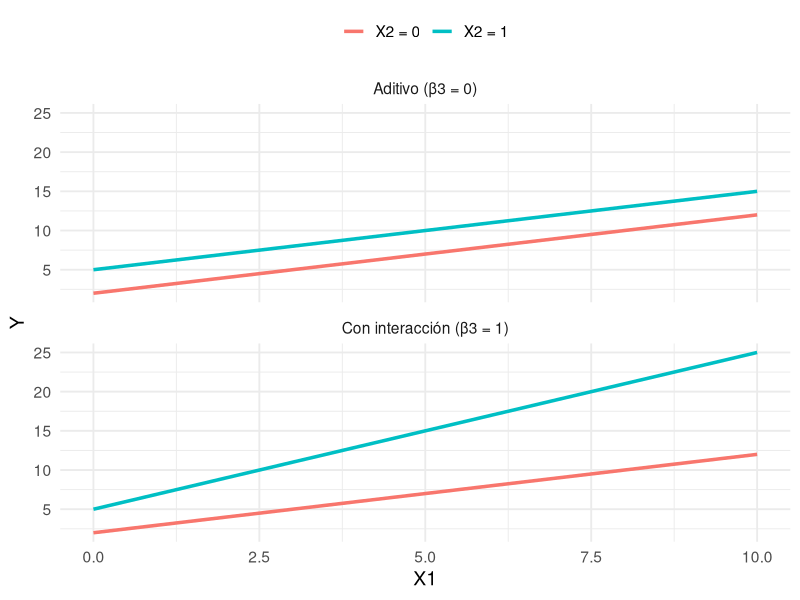
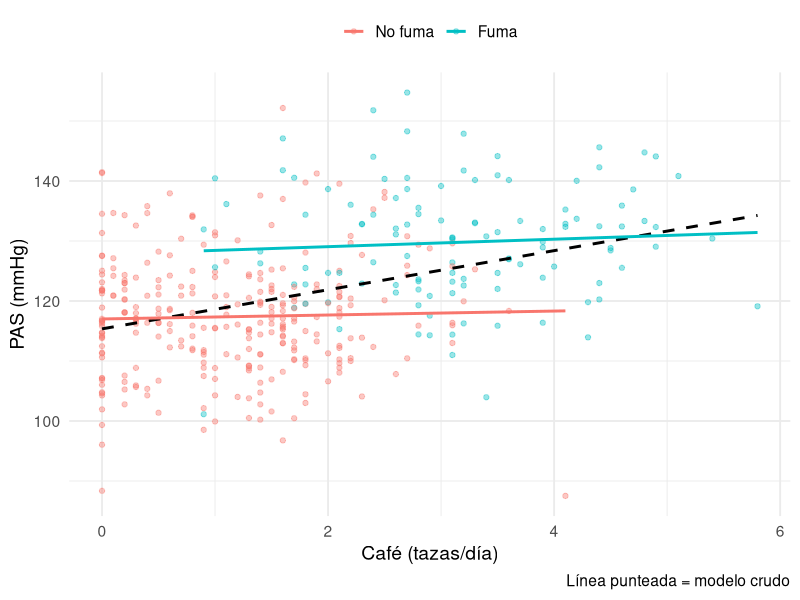
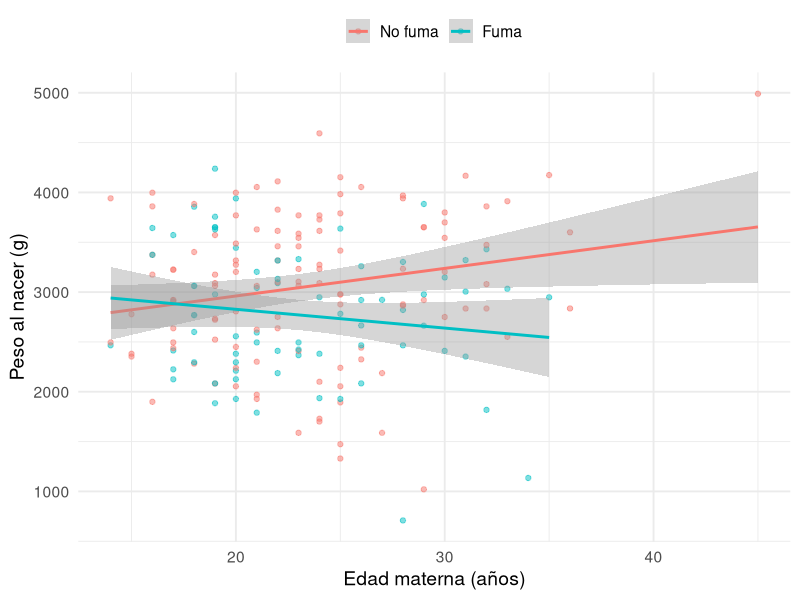
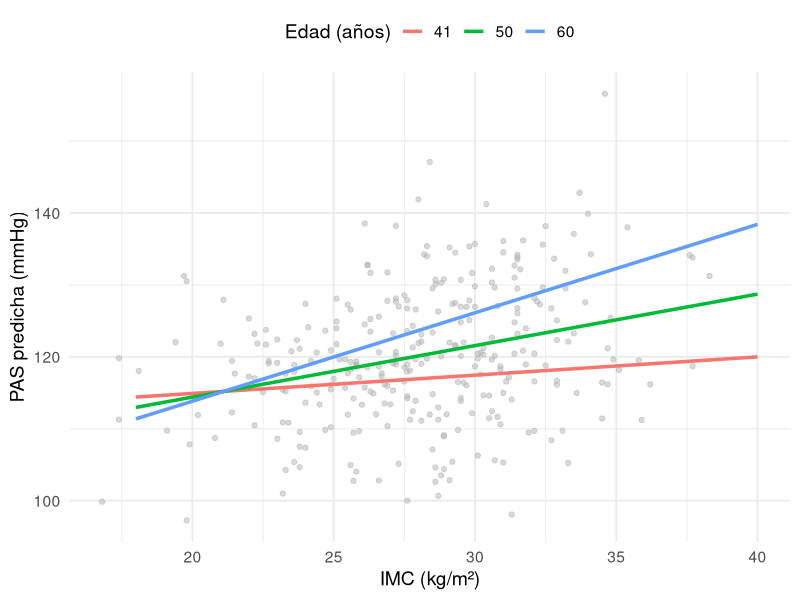
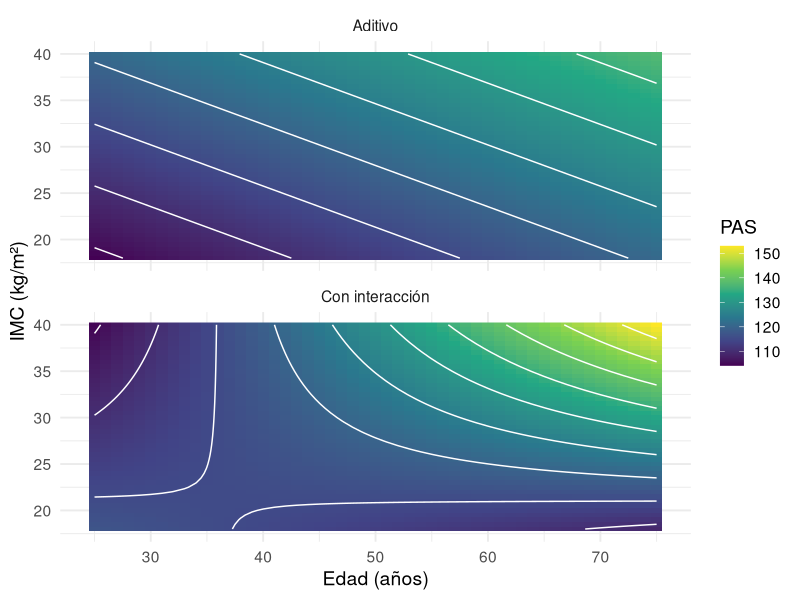
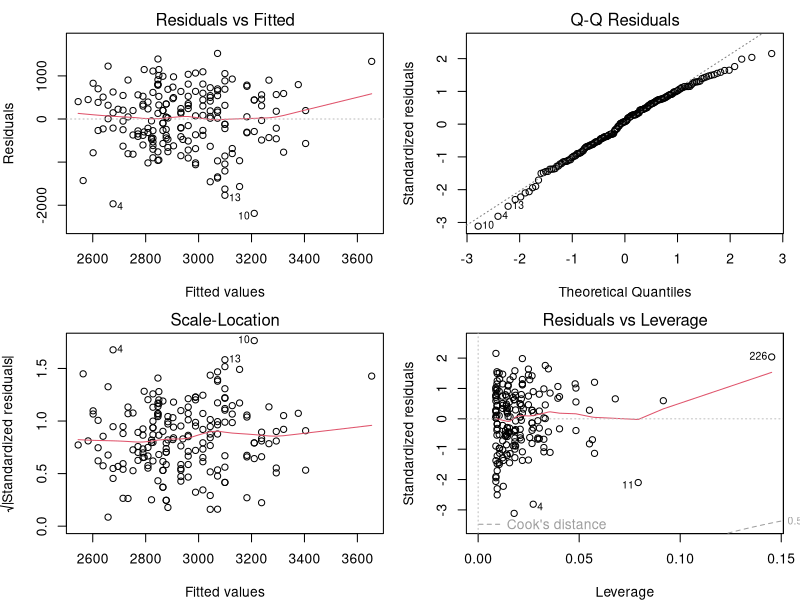

Recreate these plots in R, in order.
## ---- chunk 1
#| label: setup
#| include: false
library(ggplot2)
theme_set(theme_minimal(base_size = 14))
data(birthwt, package = "MASS")
data(Pima.tr,  package = "MASS")
birthwt$smoke_f <- factor(birthwt$smoke, labels = c("No fuma", "Fuma"))
## ---- chunk 2
#| output-location: column
#| fig-width: 5
#| fig-height: 5
g <- expand.grid(X1 = 0:10,
                 X2 = factor(c("X2 = 0", "X2 = 1")))
x2 <- as.numeric(g$X2) - 1
g$Aditivo     <- 2 + 1*g$X1 + 3*x2
g$Interaccion <- 2 + 1*g$X1 + 3*x2 + 1*g$X1*x2

g_largo <- rbind(
  data.frame(g[1:2], Y = g$Aditivo,     modelo = "Aditivo (β3 = 0)"),
  data.frame(g[1:2], Y = g$Interaccion, modelo = "Con interacción (β3 = 1)"))

ggplot(g_largo, aes(X1, Y, colour = X2)) +
  geom_line(linewidth = 1.2) +
  facet_wrap(~ modelo, ncol = 1) +
  labs(colour = NULL) +
  theme(legend.position = "top")
## ---- chunk 3
set.seed(2026)
n    <- 400
fuma <- rbinom(n, 1, 0.3)
cafe <- pmax(0, round(1 + 2 * fuma + rnorm(n, 0, 1), 1))   # tazas/día
pas  <- 118 + 0 * cafe + 12 * fuma + rnorm(n, 0, 10)        # café: efecto real = 0
d_conf <- data.frame(pas, cafe, fuma = factor(fuma, labels = c("No fuma", "Fuma")))

crudo    <- lm(pas ~ cafe, data = d_conf)
ajustado <- lm(pas ~ cafe + fuma, data = d_conf)
interac  <- lm(pas ~ cafe * fuma, data = d_conf)

c(crudo = coef(crudo)["cafe"], ajustado = coef(ajustado)["cafe"])
summary(interac)$coefficients["cafe:fumaFuma", ]
## ---- chunk 4
#| output-location: column
#| fig-width: 5
#| fig-height: 5
ggplot(d_conf, aes(cafe, pas)) +
  geom_point(aes(colour = fuma), alpha = 0.4) +
  geom_smooth(method = "lm", se = FALSE,
              colour = "black", linetype = 2) +
  geom_smooth(aes(colour = fuma),
              method = "lm", se = FALSE) +
  labs(x = "Café (tazas/día)", y = "PAS (mmHg)",
       colour = NULL,
       caption = "Línea punteada = modelo crudo") +
  theme(legend.position = "top")
## ---- chunk 5
set.seed(1)
N <- 1e5
X <- rnorm(N, mean = 1, sd = 1)
Z <- rnorm(N, mean = 2, sd = 1)

b3_verdad <- c(-1, -0.5, 0, 0.5, 1)
tabla <- t(sapply(b3_verdad, function(b3) {
  Y <- 1*X + 1*Z + b3*X*Z + rnorm(N)
  coef(lm(Y ~ X + Z))          # modelo mal especificado
}))
data.frame(beta3 = b3_verdad, round(tabla, 2))
## ---- chunk 6
m_sin <- lm(bwt ~ age + smoke_f, data = birthwt)
m_con <- lm(bwt ~ age * smoke_f, data = birthwt)
round(summary(m_con)$coefficients, 3)
anova(m_sin, m_con)        # prueba F parcial (aquí equivale a la t de β3)
## ---- chunk 7
m_ref_fuma <- lm(bwt ~ age * relevel(smoke_f, ref = "Fuma"), data = birthwt)

rbind(
  "No fuma" = c(coef(m_con)["age"],      confint(m_con)["age", ]),
  "Fuma"    = c(coef(m_ref_fuma)["age"], confint(m_ref_fuma)["age", ])
) |> round(1)
## ---- chunk 8
birthwt$age_c <- birthwt$age - mean(birthwt$age)    # media = 23.2 años
m_cen <- lm(bwt ~ age_c * smoke_f, data = birthwt)
round(summary(m_cen)$coefficients, 3)
## ---- chunk 9
#| output-location: column
#| fig-width: 5
#| fig-height: 5
ggplot(birthwt, aes(age, bwt, colour = smoke_f)) +
  geom_point(alpha = 0.5) +
  geom_smooth(method = "lm", se = TRUE) +
  labs(x = "Edad materna (años)",
       y = "Peso al nacer (g)",
       colour = NULL) +
  theme(legend.position = "top")
## ---- chunk 10
set.seed(123)
n    <- 300
edad <- round(rnorm(n, 50, 10))
imc  <- round(rnorm(n, 28, 4), 1)
pas  <- 120 + 0.4*(edad - 50) + 0.8*(imc - 28) +
        0.06*(edad - 50)*(imc - 28) + rnorm(n, 0, 8)
d_pas <- data.frame(pas, edad, imc)

m_pas <- lm(pas ~ edad * imc, data = d_pas)
round(summary(m_pas)$coefficients, 3)
## ---- chunk 11
d_pas$edad_c <- d_pas$edad - mean(d_pas$edad)
d_pas$imc_c  <- d_pas$imc  - mean(d_pas$imc)
m_pas_c <- lm(pas ~ edad_c * imc_c, data = d_pas)
round(summary(m_pas_c)$coefficients, 3)

c(r_sin_centrar = cor(d_pas$edad, d_pas$edad * d_pas$imc),
  r_centrado    = cor(d_pas$edad_c, d_pas$edad_c * d_pas$imc_c)) |> round(2)
## ---- chunk 12
#| output-location: column
#| fig-width: 5
#| fig-height: 5
m_e <- mean(d_pas$edad); s_e <- sd(d_pas$edad)
rejilla <- expand.grid(
  imc  = seq(18, 40, by = 0.5),
  edad = round(c(m_e - s_e, m_e, m_e + s_e)))
rejilla$pred <- predict(m_pas, newdata = rejilla)

ggplot(rejilla, aes(imc, pred,
                    colour = factor(edad))) +
  geom_point(data = d_pas, aes(imc, pas),
             colour = "grey70", alpha = 0.5) +
  geom_line(linewidth = 1.2) +
  labs(x = "IMC (kg/m²)", y = "PAS predicha (mmHg)",
       colour = "Edad (años)") +
  theme(legend.position = "top")
## ---- chunk 13
#| output-location: column
#| fig-width: 5
#| fig-height: 6
sup <- expand.grid(edad = seq(25, 75, 1),
                   imc  = seq(18, 40, 0.5))
m_adit <- lm(pas ~ edad + imc, data = d_pas)
sup2 <- rbind(
  cbind(sup, modelo = "Aditivo",
        pred = predict(m_adit, sup)),
  cbind(sup, modelo = "Con interacción",
        pred = predict(m_pas, sup)))

ggplot(sup2, aes(edad, imc, z = pred)) +
  geom_raster(aes(fill = pred)) +
  geom_contour(colour = "white", binwidth = 5) +
  facet_wrap(~ modelo, ncol = 1) +
  scale_fill_viridis_c(name = "PAS") +
  labs(x = "Edad (años)", y = "IMC (kg/m²)")
## ---- chunk 14
#| output-location: column
#| fig-width: 5
#| fig-height: 5
par(mfrow = c(2, 2), mar = c(4, 4, 2, 1))
plot(m_con)
